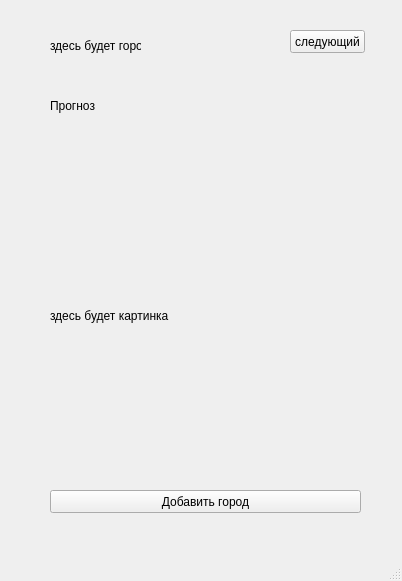
<?xml version="1.0" encoding="UTF-8"?>
<ui version="4.0">
 <class>MyWindow</class>
 <widget class="QMainWindow" name="MyWindow">
  <property name="geometry">
   <rect>
    <x>0</x>
    <y>0</y>
    <width>402</width>
    <height>581</height>
   </rect>
  </property>
  <property name="sizePolicy">
   <sizepolicy hsizetype="Fixed" vsizetype="Fixed">
    <horstretch>0</horstretch>
    <verstretch>0</verstretch>
   </sizepolicy>
  </property>
  <property name="windowTitle">
   <string>MainWindow</string>
  </property>
  <widget class="QWidget" name="centralwidget">
   <widget class="QLabel" name="picture">
    <property name="geometry">
     <rect>
      <x>50</x>
      <y>170</y>
      <width>311</width>
      <height>291</height>
     </rect>
    </property>
    <property name="text">
     <string>здесь будет картинка</string>
    </property>
   </widget>
   <widget class="QLabel" name="town">
    <property name="geometry">
     <rect>
      <x>50</x>
      <y>30</y>
      <width>91</width>
      <height>31</height>
     </rect>
    </property>
    <property name="text">
     <string>здесь будет город</string>
    </property>
   </widget>
   <widget class="QPushButton" name="add">
    <property name="geometry">
     <rect>
      <x>50</x>
      <y>490</y>
      <width>311</width>
      <height>23</height>
     </rect>
    </property>
    <property name="text">
     <string>Добавить город</string>
    </property>
   </widget>
   <widget class="QPushButton" name="next">
    <property name="geometry">
     <rect>
      <x>290</x>
      <y>30</y>
      <width>75</width>
      <height>23</height>
     </rect>
    </property>
    <property name="text">
     <string>следующий</string>
    </property>
   </widget>
   <widget class="QLabel" name="prognoz">
    <property name="geometry">
     <rect>
      <x>50</x>
      <y>70</y>
      <width>311</width>
      <height>71</height>
     </rect>
    </property>
    <property name="text">
     <string>Прогноз</string>
    </property>
   </widget>
  </widget>
  <widget class="QMenuBar" name="menubar">
   <property name="geometry">
    <rect>
     <x>0</x>
     <y>0</y>
     <width>402</width>
     <height>22</height>
    </rect>
   </property>
  </widget>
  <widget class="QStatusBar" name="statusbar"/>
 </widget>
 <resources/>
 <connections/>
</ui>
